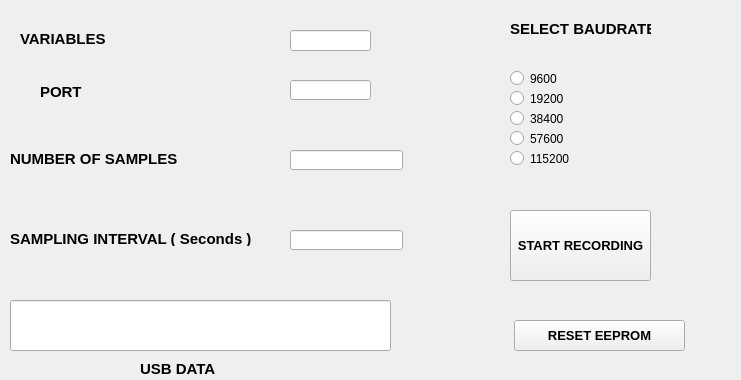
<?xml version="1.0" encoding="UTF-8"?>
<ui version="4.0">
 <class>Form</class>
 <widget class="QWidget" name="Form">
  <property name="geometry">
   <rect>
    <x>0</x>
    <y>0</y>
    <width>741</width>
    <height>380</height>
   </rect>
  </property>
  <property name="windowTitle">
   <string>DATA RECORDER</string>
  </property>
  <property name="windowIcon">
   <iconset>
    <normaloff>naren.ico</normaloff>naren.ico</iconset>
  </property>
  <widget class="QLineEdit" name="lineEdit">
   <property name="geometry">
    <rect>
     <x>290</x>
     <y>30</y>
     <width>81</width>
     <height>21</height>
    </rect>
   </property>
  </widget>
  <widget class="QLineEdit" name="lineEdit_2">
   <property name="geometry">
    <rect>
     <x>290</x>
     <y>80</y>
     <width>81</width>
     <height>20</height>
    </rect>
   </property>
  </widget>
  <widget class="QLineEdit" name="lineEdit_3">
   <property name="geometry">
    <rect>
     <x>290</x>
     <y>150</y>
     <width>113</width>
     <height>20</height>
    </rect>
   </property>
  </widget>
  <widget class="QLineEdit" name="lineEdit_4">
   <property name="geometry">
    <rect>
     <x>290</x>
     <y>230</y>
     <width>113</width>
     <height>20</height>
    </rect>
   </property>
  </widget>
  <widget class="QLabel" name="label">
   <property name="geometry">
    <rect>
     <x>20</x>
     <y>30</y>
     <width>91</width>
     <height>16</height>
    </rect>
   </property>
   <property name="text">
    <string>&lt;!DOCTYPE HTML PUBLIC &quot;-//W3C//DTD HTML 4.0//EN&quot; &quot;http://www.w3.org/TR/REC-html40/strict.dtd&quot;&gt;
&lt;html&gt;&lt;head&gt;&lt;meta name=&quot;qrichtext&quot; content=&quot;1&quot; /&gt;&lt;style type=&quot;text/css&quot;&gt;
p, li { white-space: pre-wrap; }
&lt;/style&gt;&lt;/head&gt;&lt;body style=&quot; font-family:'MS Shell Dlg 2'; font-size:8pt; font-weight:400; font-style:normal;&quot;&gt;
&lt;p style=&quot; margin-top:0px; margin-bottom:0px; margin-left:0px; margin-right:0px; -qt-block-indent:0; text-indent:0px;&quot;&gt;&lt;span style=&quot; font-size:11pt; font-weight:600;&quot;&gt;VARIABLES&lt;/span&gt;&lt;/p&gt;&lt;/body&gt;&lt;/html&gt;</string>
   </property>
  </widget>
  <widget class="QLabel" name="label_2">
   <property name="geometry">
    <rect>
     <x>40</x>
     <y>82</y>
     <width>46</width>
     <height>21</height>
    </rect>
   </property>
   <property name="text">
    <string>&lt;html&gt;&lt;head/&gt;&lt;body&gt;&lt;p&gt;&lt;span style=&quot; font-size:11pt; font-weight:600;&quot;&gt;PORT&lt;/span&gt;&lt;/p&gt;&lt;/body&gt;&lt;/html&gt;</string>
   </property>
  </widget>
  <widget class="QLabel" name="label_3">
   <property name="geometry">
    <rect>
     <x>10</x>
     <y>150</y>
     <width>171</width>
     <height>16</height>
    </rect>
   </property>
   <property name="text">
    <string>&lt;html&gt;&lt;head/&gt;&lt;body&gt;&lt;p&gt;&lt;span style=&quot; font-size:11pt; font-weight:600;&quot;&gt;NUMBER OF SAMPLES&lt;/span&gt;&lt;/p&gt;&lt;/body&gt;&lt;/html&gt;</string>
   </property>
  </widget>
  <widget class="QLabel" name="label_4">
   <property name="geometry">
    <rect>
     <x>10</x>
     <y>230</y>
     <width>261</width>
     <height>16</height>
    </rect>
   </property>
   <property name="text">
    <string>&lt;html&gt;&lt;head/&gt;&lt;body&gt;&lt;p&gt;&lt;span style=&quot; font-size:11pt; font-weight:600;&quot;&gt;SAMPLING INTERVAL ( Seconds )&lt;/span&gt;&lt;/p&gt;&lt;/body&gt;&lt;/html&gt;</string>
   </property>
  </widget>
  <widget class="QRadioButton" name="radioButton">
   <property name="geometry">
    <rect>
     <x>510</x>
     <y>130</y>
     <width>82</width>
     <height>17</height>
    </rect>
   </property>
   <property name="text">
    <string>57600</string>
   </property>
  </widget>
  <widget class="QRadioButton" name="radioButton_2">
   <property name="geometry">
    <rect>
     <x>510</x>
     <y>70</y>
     <width>82</width>
     <height>17</height>
    </rect>
   </property>
   <property name="text">
    <string>9600</string>
   </property>
  </widget>
  <widget class="QRadioButton" name="radioButton_3">
   <property name="geometry">
    <rect>
     <x>510</x>
     <y>150</y>
     <width>82</width>
     <height>17</height>
    </rect>
   </property>
   <property name="text">
    <string>115200</string>
   </property>
  </widget>
  <widget class="QLabel" name="label_5">
   <property name="geometry">
    <rect>
     <x>510</x>
     <y>20</y>
     <width>141</width>
     <height>16</height>
    </rect>
   </property>
   <property name="text">
    <string>&lt;html&gt;&lt;head/&gt;&lt;body&gt;&lt;p&gt;&lt;span style=&quot; font-size:11pt; font-weight:600;&quot;&gt;SELECT BAUDRATE&lt;/span&gt;&lt;/p&gt;&lt;/body&gt;&lt;/html&gt;</string>
   </property>
  </widget>
  <widget class="QPushButton" name="pushButton">
   <property name="geometry">
    <rect>
     <x>510</x>
     <y>210</y>
     <width>141</width>
     <height>71</height>
    </rect>
   </property>
   <property name="font">
    <font>
     <pointsize>10</pointsize>
     <weight>75</weight>
     <bold>true</bold>
    </font>
   </property>
   <property name="text">
    <string>START RECORDING</string>
   </property>
  </widget>
  <widget class="QLineEdit" name="lineEdit_5">
   <property name="geometry">
    <rect>
     <x>10</x>
     <y>300</y>
     <width>381</width>
     <height>51</height>
    </rect>
   </property>
  </widget>
  <widget class="QLabel" name="label_6">
   <property name="geometry">
    <rect>
     <x>140</x>
     <y>360</y>
     <width>111</width>
     <height>16</height>
    </rect>
   </property>
   <property name="text">
    <string>&lt;html&gt;&lt;head/&gt;&lt;body&gt;&lt;p&gt;&lt;span style=&quot; font-size:11pt; font-weight:600;&quot;&gt;USB  DATA&lt;/span&gt;&lt;/p&gt;&lt;/body&gt;&lt;/html&gt;</string>
   </property>
  </widget>
  <widget class="QLabel" name="label_7">
   <property name="geometry">
    <rect>
     <x>450</x>
     <y>320</y>
     <width>251</width>
     <height>20</height>
    </rect>
   </property>
   <property name="font">
    <font>
     <pointsize>11</pointsize>
     <weight>75</weight>
     <bold>true</bold>
    </font>
   </property>
   <property name="text">
    <string/>
   </property>
  </widget>
  <widget class="QPushButton" name="pushButton_2">
   <property name="geometry">
    <rect>
     <x>514</x>
     <y>320</y>
     <width>171</width>
     <height>31</height>
    </rect>
   </property>
   <property name="font">
    <font>
     <pointsize>10</pointsize>
     <weight>75</weight>
     <bold>true</bold>
    </font>
   </property>
   <property name="text">
    <string>RESET EEPROM</string>
   </property>
  </widget>
  <widget class="QRadioButton" name="radioButton_4">
   <property name="geometry">
    <rect>
     <x>510</x>
     <y>90</y>
     <width>82</width>
     <height>17</height>
    </rect>
   </property>
   <property name="text">
    <string>19200</string>
   </property>
  </widget>
  <widget class="QRadioButton" name="radioButton_5">
   <property name="geometry">
    <rect>
     <x>510</x>
     <y>110</y>
     <width>82</width>
     <height>17</height>
    </rect>
   </property>
   <property name="text">
    <string>38400</string>
   </property>
  </widget>
 </widget>
 <resources/>
 <connections/>
</ui>
